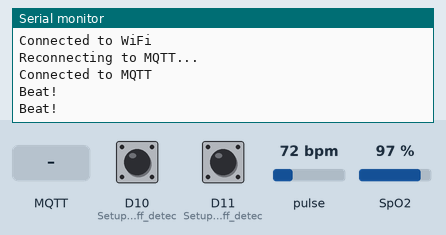
This sketch was run on a simulated Arduino MKR. Parts: the last lines printed to the serial monitor. Inputs (shaded band) come from the test bench; at power-on: D10 (Setup_for_leads_off_detec) LOW, D11 (Setup_for_leads_off_detec) LOW, pulse 72 bpm, SpO2 97 %. WiFi joins after 1.5 s; servers stay silent unless stated; no MQTT or app messages arrive unless stated.

Above: at 2.7 s.
2.8 s: D10 (Setup_for_leads_off_detec) pulled HIGH for 1 s
At 3.9 s:
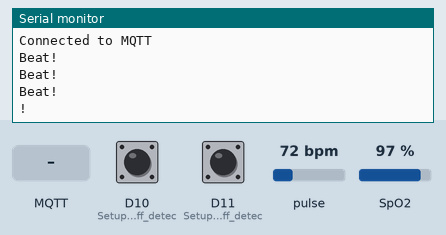
5.3 s: MQTT message "start_sensing" arrives on the first subscribed topic
At 6.4 s:
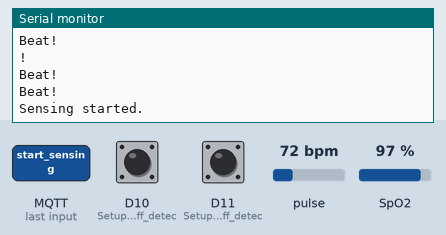
7.0 s: MQTT message "stop_sensing" arrives on the first subscribed topic
At 8.3 s:
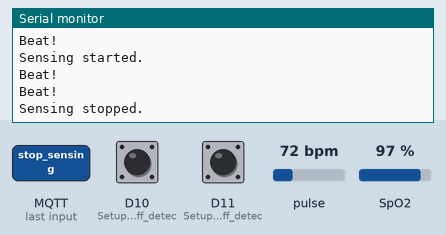

Measured:
- after the input at 2.8 s, the serial monitor: prints a new line after 0.76 s (image 1)
- after the input at 5.3 s, the serial monitor: prints a new line after 0.26 s (image 2)
- after the input at 7.0 s, the serial monitor: prints a new line after 0.56 s (image 3)

The sketch:

arduino.ino
```cpp
#include <Wire.h>
#include "MAX30100_PulseOximeter.h"
#include <WiFiNINA.h>
#include <PubSubClient.h>

#define REPORTING_PERIOD_MS 1000

PulseOximeter pox;
uint32_t tsLastReport = 0;
bool startSensing = false;

const char *ssid = "YourWiFiSSID";
const char *password = "YourWiFiPassword";
const char *mqttServer = "broker.hivemq.com";
const int mqttPort = 1883;
const char *topic = "health_monitor_system";

WiFiClient wifiClient;
PubSubClient client(wifiClient);

void onBeatDetected()
{
  Serial.println("Beat!");
}

void setup()
{
  Serial.begin(115200);
  Serial.print("Initializing pulse oximeter..");

  if (!pox.begin())
  {
    Serial.println("FAILED");
    for (;;)
      ;
  }
  else
  {
    Serial.println("SUCCESS");
  }
  pox.setIRLedCurrent(MAX30100_LED_CURR_7_6MA);

  pox.setOnBeatDetectedCallback(onBeatDetected);

  pinMode(10, INPUT); // Setup for leads off detection LO +
  pinMode(11, INPUT); // Setup for leads off detection LO -

  setupWiFi();
  client.setServer(mqttServer, mqttPort);
  client.setCallback(callback);
  reconnect();
}

void loop()
{
  pox.update();
  client.loop();

  if (digitalRead(10) == 1 || digitalRead(11) == 1)
  {
    Serial.println('!');
  }
  else
  {
    if (startSensing && millis() - tsLastReport > REPORTING_PERIOD_MS)
    {
      int heartRate = pox.getHeartRate();
      int spo2 = pox.getSpO2();
      int ecgValue = analogRead(A0);

      publishSensorData(heartRate, spo2, ecgValue);

      tsLastReport = millis();
    }
  }

  delay(1000);
}

void setupWiFi()
{
  WiFi.begin(ssid, password);
  while (WiFi.status() != WL_CONNECTED)
  {
    delay(1000);
    Serial.println("Connecting to WiFi...");
  }
  Serial.println("Connected to WiFi");
}

void callback(char *topic, byte *payload, unsigned int length)
{
  String message = "";
  for (int i = 0; i < length; i++)
  {
    message += (char)payload[i];
  }

  if (message == "start_sensing")
  {
    startSensing = true;
    Serial.println("Sensing started.");
  }
  else if (message == "stop_sensing")
  {
    startSensing = false;
    Serial.println("Sensing stopped.");
  }
}

void publishSensorData(int heartRate, int spo2, int ecgValue)
{
  if (client.connected())
  {
    char payload[100];
    snprintf(payload, sizeof(payload), "{\"heart_rate\": %d, \"spo2\": %d, \"ecg_value\": %d}", heartRate, spo2, ecgValue);
    client.publish(topic, payload);
  }
  else
  {
    Serial.println("MQTT not connected.");
    reconnect();
  }
}

void reconnect()
{
  while (!client.connected())
  {
    Serial.println("Reconnecting to MQTT...");
    if (client.connect("arduino-client"))
    {
      Serial.println("Connected to MQTT");
      client.subscribe("health_monitor_control");
    }
    else
    {
      Serial.println("MQTT connection failed, retrying in 5 seconds...");
      delay(5000);
    }
  }
}
```
